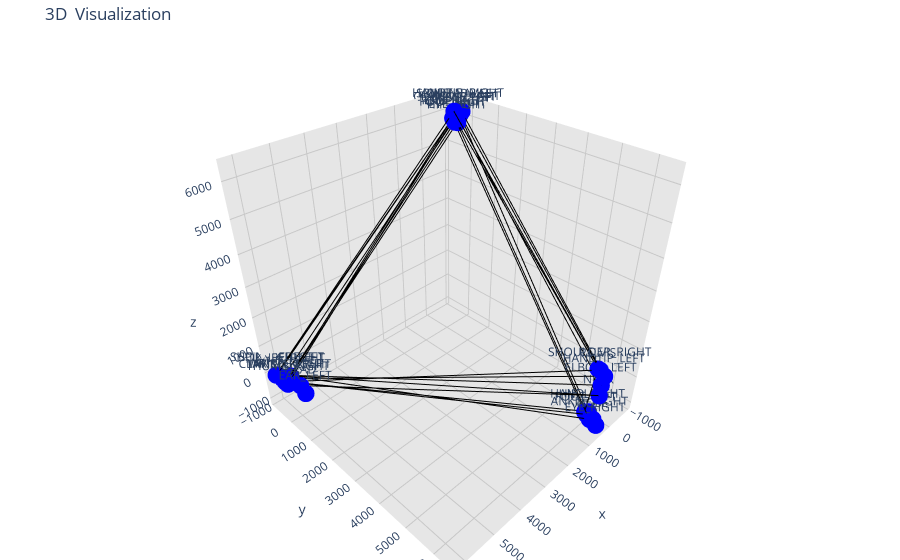

Notebook code cell kept with this figure:
### Markdown cell above
# Till DOne___________________________________________________________________________________________________________________________________________________

### Code cell
import torch
import pandas as pd
import plotly.graph_objs as go
from torch_geometric.data import Data

# Load the dataset
file_path = r'D:\Data\NYC\KINZ\KINECT_dataset_with_qor15.csv'

df = pd.read_csv(file_path)

# Define anatomical connections as edges
edges = torch.tensor([
    [0, 2],  # FOOT_RIGHT to ANKLE_RIGHT
    [1, 3],  # FOOT_LEFT to ANKLE_LEFT
    [2, 4],  # ANKLE_RIGHT to KNEE_RIGHT
    [3, 5],  # ANKLE_LEFT to KNEE_LEFT
    [4, 6],  # KNEE_RIGHT to HIP_RIGHT
    [5, 7],  # KNEE_LEFT to HIP_LEFT
    [6, 8],  # HIP_RIGHT to PELVIS
    [7, 8],  # HIP_LEFT to PELVIS
    [8, 9],  # PELVIS to SPINE_NAVAL
    [9, 10], # SPINE_NAVAL to SPINE_CHEST
    [10, 11],# SPINE_CHEST to CLAVICLE_RIGHT
    [10, 12],# SPINE_CHEST to CLAVICLE_LEFT
    [11, 13],# CLAVICLE_RIGHT to SHOULDER_RIGHT
    [12, 14],# CLAVICLE_LEFT to SHOULDER_LEFT
    [13, 15],# SHOULDER_RIGHT to ELBOW_RIGHT
    [14, 16],# SHOULDER_LEFT to ELBOW_LEFT
    [15, 17],# ELBOW_RIGHT to WRIST_RIGHT
    [16, 18],# ELBOW_LEFT to WRIST_LEFT
    [17, 19],# WRIST_RIGHT to HAND_RIGHT
    [18, 20],# WRIST_LEFT to HAND_LEFT
    [19, 21],# HAND_RIGHT to HANDTIP_RIGHT
    [20, 22],# HAND_LEFT to HANDTIP_LEFT
    [21, 23],# HANDTIP_RIGHT to THUMB_RIGHT
    [22, 24],# HANDTIP_LEFT to THUMB_LEFT
    [10, 25],# SPINE_CHEST to NECK
    [25, 26],# NECK to HEAD
]).t().contiguous()

# List of joints in the order they appear in the DataFrame
joints = [
    'FOOT_RIGHT', 'FOOT_LEFT', 'ANKLE_RIGHT', 'ANKLE_LEFT', 'KNEE_RIGHT', 'KNEE_LEFT',
    'HIP_RIGHT', 'HIP_LEFT', 'PELVIS', 'SPINE_NAVAL', 'SPINE_CHEST',
    'CLAVICLE_RIGHT', 'CLAVICLE_LEFT', 'SHOULDER_RIGHT', 'SHOULDER_LEFT',
    'ELBOW_RIGHT', 'ELBOW_LEFT', 'WRIST_RIGHT', 'WRIST_LEFT', 'HAND_RIGHT',
    'HAND_LEFT', 'HANDTIP_RIGHT', 'HANDTIP_LEFT', 'THUMB_RIGHT', 'THUMB_LEFT',
    'NECK', 'HEAD', 'NOSE', 'EYE_LEFT', 'EAR_LEFT', 'EYE_RIGHT', 'EAR_RIGHT'
]

# Function to extract node features and create a Data object
def create_data_object_vis(row):
    node_features = []
    node_positions = []  # Store (x, y, z) positions separately for Plotly visualization

    for joint in joints:
        x = row[f'{joint}_X']
        y = row[f'{joint}_Y']
        z = row[f'{joint}_Z']
        node_features.append([x, y, z])
        node_positions.append((x, y, z))  # Save position for each joint

    node_features = torch.tensor(node_features, dtype=torch.float)

    # Extract label (assuming 'frailty' is the target column)
    label = torch.tensor([row['QoR_class']], dtype=torch.float)

    # Create the Data object
    data = Data(x=node_features, edge_index=edges, y=label)

    return data, node_positions

# Function to plot the graph using Plotly
def plot_graph(node_positions):
    # Extract x, y, z coordinates from node_positions
    x_coords = [pos[0] for pos in node_positions]
    y_coords = [pos[1] for pos in node_positions]
    z_coords = [pos[2] for pos in node_positions]

    # Create edges for Plotly
    edge_x = []
    edge_y = []
    edge_z = []
    for edge in edges.t().tolist():
        x0, y0, z0 = node_positions[edge[0]]
        x1, y1, z1 = node_positions[edge[1]]
        edge_x.extend([x0, x1, None])
        edge_y.extend([y0, y1, None])
        edge_z.extend([z0, z1, None])

    # Plot the edges
    edge_trace = go.Scatter3d(
        x=edge_x, y=edge_y, z=edge_z,
        mode='lines',
        line=dict(color='black', width=2),
        hoverinfo='none'
    )

    # Plot the nodes with joint names
    node_trace = go.Scatter3d(
        x=x_coords, y=y_coords, z=z_coords,
        mode='markers+text',
        marker=dict(size=6, color='blue'),
        text=joints,  # Use the joint names as text labels
        hoverinfo='text'
    )

    # Create the figure with gridlines and joint names
    fig = go.Figure(data=[edge_trace, node_trace],
                    layout=go.Layout(
                        title='3D  Visualization',
                        showlegend=False,
                        scene=dict(
                            xaxis=dict(
                                showbackground=True,
                                backgroundcolor="rgb(230, 230, 230)",
                                gridcolor="rgb(200, 200, 200)",
                                showgrid=True,
                                zerolinecolor="rgb(200, 200, 200)",
                            ),
                            yaxis=dict(
                                showbackground=True,
                                backgroundcolor="rgb(230, 230, 230)",
                                gridcolor="rgb(200, 200, 200)",
                                showgrid=True,
                                zerolinecolor="rgb(200, 200, 200)",
                            ),
                            zaxis=dict(
                                showbackground=True,
                                backgroundcolor="rgb(230, 230, 230)",
                                gridcolor="rgb(200, 200, 200)",
                                showgrid=True,
                                zerolinecolor="rgb(200, 200, 200)",
                            ),
                        ),
                        margin=dict(l=0, r=0, b=0, t=40),
                    ))

    fig.show()

# Example usage with a single row (e.g., the first row in your DataFrame)
single_row = df.iloc[30]
data, node_positions = create_data_object_vis(single_row)

# Plot the graph using Plotly
plot_graph(node_positions)

### Figure 1 — Plotly figure (JSON) as saved in the notebook; plotly's stock layout.template omitted (floating-point values rounded to 4 significant figures)
{"data": [{"hoverinfo": "none", "line": {"color": "black", "width": 2}, "mode": "lines", "type": "scatter3d", "x": [-295.0, 382.9, null, 311.4, 6153.0, null, 382.9, 5990.0, null, 6153.0, -511.3, null, 5990.0, -339.5, null, -511.3, 297.3, null, -339.5, 16.63, null, 297.3, 16.63, null, 16.63, -316.6, null, -316.6, 6179.0, null, 6179.0, 6176.0, null, 6179.0, -498.0, null, 6176.0, 55.91, null, -498.0, 6163.0, null, 55.91, -826.2, null, 6163.0, 19.82, null, -826.2, 6174.0, null, 19.82, -642.5, null, 6174.0, 191.6, null, -642.5, 6156.0, null, 191.6, -772.8, null, 6156.0, 21.82, null, -772.8, 6170.0, null, 21.82, -862.7, null, 6179.0, 19.53, null, 19.53, 5945.0, null], "y": [75.43, 6199.0, null, 6038.0, -265.8, null, 6199.0, -316.4, null, -265.8, -259.7, null, -316.4, 107.1, null, -259.7, 5964.0, null, 107.1, 5993.0, null, 5964.0, 5993.0, null, 5993.0, -12.82, null, -12.82, -826.3, null, -826.3, -337.4, null, -826.3, -140.1, null, -337.4, 6081.0, null, -140.1, -784.1, null, 6081.0, -261.1, null, -784.1, 6177.0, null, -261.1, -288.9, null, 6177.0, -207.7, null, -288.9, 6018.0, null, -207.7, -509.5, null, 6018.0, -275.4, null, -509.5, 6227.0, null, -275.4, -209.9, null, 6227.0, -231.9, null, -826.3, 6174.0, null, 6174.0, 81.05, null], "z": [6114.0, -985.9, null, -959.0, 13.41, null, -985.9, 101.6, null, 13.41, 6020.0, null, 101.6, 6028.0, null, 6020.0, -917.1, null, 6028.0, 580.1, null, -917.1, 580.1, null, 580.1, 6331.0, null, 6331.0, -64.96, null, -64.96, -15.16, null, -64.96, 6160.0, null, -15.16, 617.6, null, 6160.0, -46.22, null, 617.6, 6067.0, null, -46.22, 83.18, null, 6067.0, 22.6, null, 83.18, 6077.0, null, 22.6, -945.8, null, 6077.0, -17.49, null, -945.8, 6170.0, null, -17.49, 460.8, null, 6170.0, -22.12, null, 460.8, 6144.0, null, -64.96, -316.8, null, -316.8, -38.29, null]}, {"hoverinfo": "text", "marker": {"color": "blue", "size": 6}, "mode": "markers+text", "text": ["FOOT_RIGHT", "FOOT_LEFT", "ANKLE_RIGHT", "ANKLE_LEFT", "KNEE_RIGHT", "KNEE_LEFT", "HIP_RIGHT", "HIP_LEFT", "PELVIS", "SPINE_NAVAL", "SPINE_CHEST", "CLAVICLE_RIGHT", "CLAVICLE_LEFT", "SHOULDER_RIGHT", "SHOULDER_LEFT", "ELBOW_RIGHT", "ELBOW_LEFT", "WRIST_RIGHT", "WRIST_LEFT", "HAND_RIGHT", "HAND_LEFT", "HANDTIP_RIGHT", "HANDTIP_LEFT", "THUMB_RIGHT", "THUMB_LEFT", "NECK", "HEAD", "NOSE", "EYE_LEFT", "EAR_LEFT", "EYE_RIGHT", "EAR_RIGHT"], "type": "scatter3d", "x": [-295.0, 311.4, 382.9, 6153.0, 5990.0, -511.3, -339.5, 297.3, 16.63, -316.6, 6179.0, 6176.0, -498.0, 55.91, 6163.0, -826.2, 19.82, 6174.0, -642.5, 191.6, 6156.0, -772.8, 21.82, 6170.0, -862.7, 19.53, 5945.0, 330.9, -289.7, 6012.0, 425.0, -294.5], "y": [75.43, 6038.0, 6199.0, -265.8, -316.4, -259.7, 107.1, 5964.0, 5993.0, -12.82, -826.3, -337.4, -140.1, 6081.0, -784.1, -261.1, 6177.0, -288.9, -207.7, 6018.0, -509.5, -275.4, 6227.0, -209.9, -231.9, 6174.0, 81.05, 6272.0, 45.73, 432.0, 6443.0, 79.96], "z": [6114.0, -959.0, -985.9, 13.41, 101.6, 6020.0, 6028.0, -917.1, 580.1, 6331.0, -64.96, -15.16, 6160.0, 617.6, -46.22, 6067.0, 83.18, 22.6, 6077.0, -945.8, -17.49, 6170.0, 460.8, -22.12, 6144.0, -316.8, -38.29, -962.8, 6040.0, -58.92, -1015.0, 6158.0]}], "layout": {"margin": {"b": 0, "l": 0, "r": 0, "t": 40}, "scene": {"xaxis": {"backgroundcolor": "rgb(230, 230, 230)", "gridcolor": "rgb(200, 200, 200)", "showbackground": true, "showgrid": true, "zerolinecolor": "rgb(200, 200, 200)"}, "yaxis": {"backgroundcolor": "rgb(230, 230, 230)", "gridcolor": "rgb(200, 200, 200)", "showbackground": true, "showgrid": true, "zerolinecolor": "rgb(200, 200, 200)"}, "zaxis": {"backgroundcolor": "rgb(230, 230, 230)", "gridcolor": "rgb(200, 200, 200)", "showbackground": true, "showgrid": true, "zerolinecolor": "rgb(200, 200, 200)"}}, "showlegend": false, "title": {"text": "3D  Visualization"}}}
